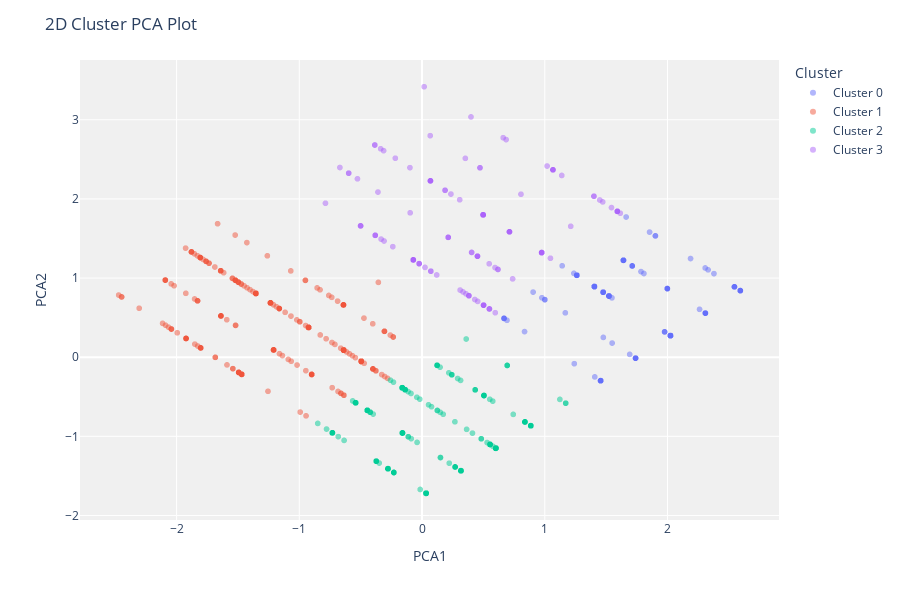

The notebook cell this image was saved under:
### Code cell
plot_model(kmeans)

### Figure 1 — Plotly figure (JSON) as saved in the notebook; plotly's stock layout.template omitted (floating-point values rounded to 4 significant figures; data arrays with more than 128 entries replaced by an {"elided": "..."} marker saying what was removed)
{"data": [{"customdata": {"elided": "240x1 int values"}, "hovertemplate": "Cluster=Cluster 0<br>PCA1=%{x}<br>PCA2=%{y}<br>Feature=%{customdata[0]}<extra></extra>", "legendgroup": "Cluster 0", "marker": {"color": "#636efa", "opacity": 0.5, "symbol": "circle"}, "mode": "markers", "name": "Cluster 0", "showlegend": true, "textposition": "top center", "type": "scattergl", "x": {"elided": "240 float values"}, "xaxis": "x", "y": {"elided": "240 float values"}, "yaxis": "y"}, {"customdata": {"elided": "586x1 int values"}, "hovertemplate": "Cluster=Cluster 1<br>PCA1=%{x}<br>PCA2=%{y}<br>Feature=%{customdata[0]}<extra></extra>", "legendgroup": "Cluster 1", "marker": {"color": "#EF553B", "opacity": 0.5, "symbol": "circle"}, "mode": "markers", "name": "Cluster 1", "showlegend": true, "textposition": "top center", "type": "scattergl", "x": {"elided": "586 float values"}, "xaxis": "x", "y": {"elided": "586 float values"}, "yaxis": "y"}, {"customdata": {"elided": "505x1 int values"}, "hovertemplate": "Cluster=Cluster 2<br>PCA1=%{x}<br>PCA2=%{y}<br>Feature=%{customdata[0]}<extra></extra>", "legendgroup": "Cluster 2", "marker": {"color": "#00cc96", "opacity": 0.5, "symbol": "circle"}, "mode": "markers", "name": "Cluster 2", "showlegend": true, "textposition": "top center", "type": "scattergl", "x": {"elided": "505 float values"}, "xaxis": "x", "y": {"elided": "505 float values"}, "yaxis": "y"}, {"customdata": {"elided": "134x1 int values"}, "hovertemplate": "Cluster=Cluster 3<br>PCA1=%{x}<br>PCA2=%{y}<br>Feature=%{customdata[0]}<extra></extra>", "legendgroup": "Cluster 3", "marker": {"color": "#ab63fa", "opacity": 0.5, "symbol": "circle"}, "mode": "markers", "name": "Cluster 3", "showlegend": true, "textposition": "top center", "type": "scattergl", "x": {"elided": "134 float values"}, "xaxis": "x", "y": {"elided": "134 float values"}, "yaxis": "y"}], "layout": {"height": 600, "legend": {"title": {"text": "Cluster"}, "tracegroupgap": 0}, "margin": {"t": 60}, "plot_bgcolor": "rgb(240,240,240)", "title": {"text": "2D Cluster PCA Plot"}, "xaxis": {"anchor": "y", "domain": [0, 1], "title": {"text": "PCA1"}}, "yaxis": {"anchor": "x", "domain": [0, 1], "title": {"text": "PCA2"}}}}
